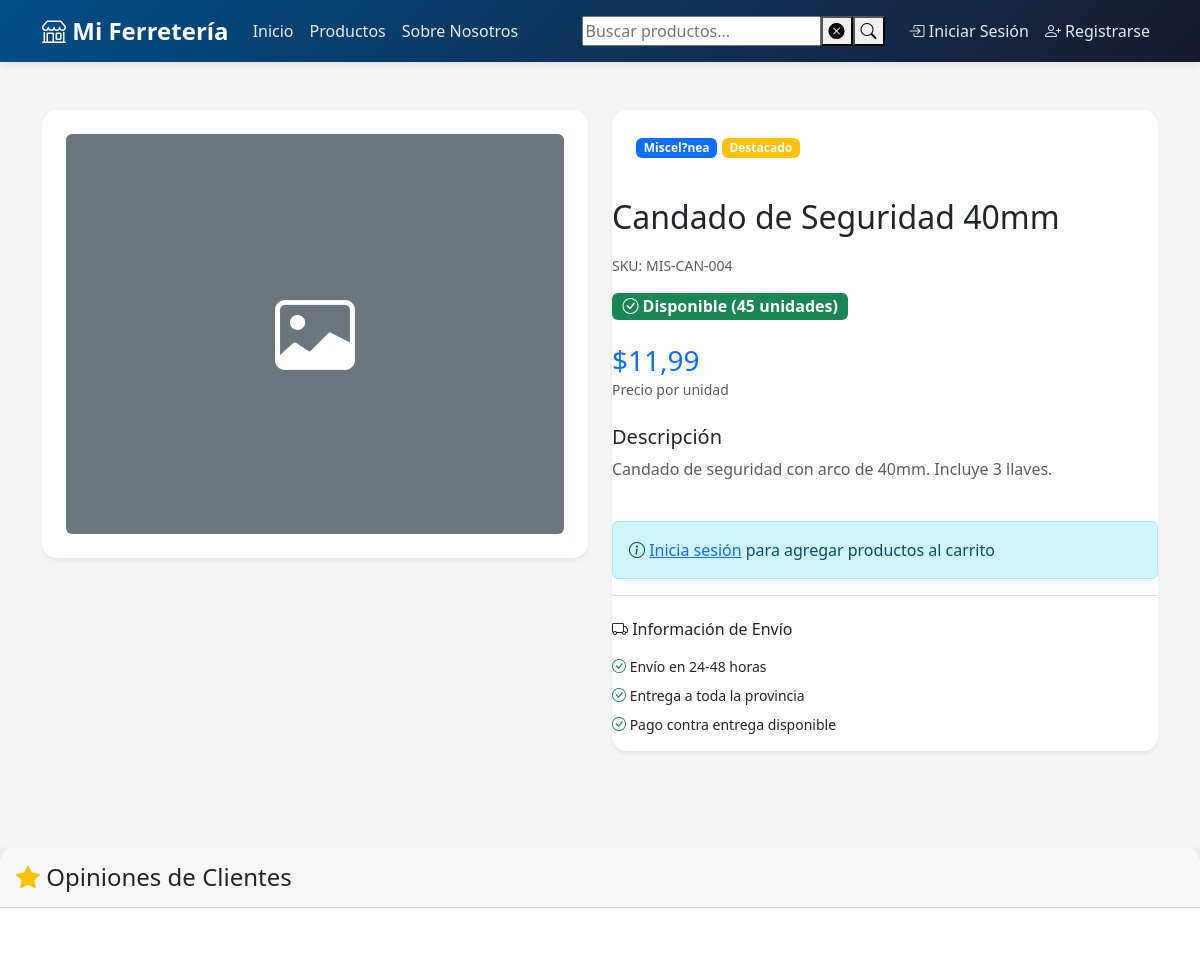
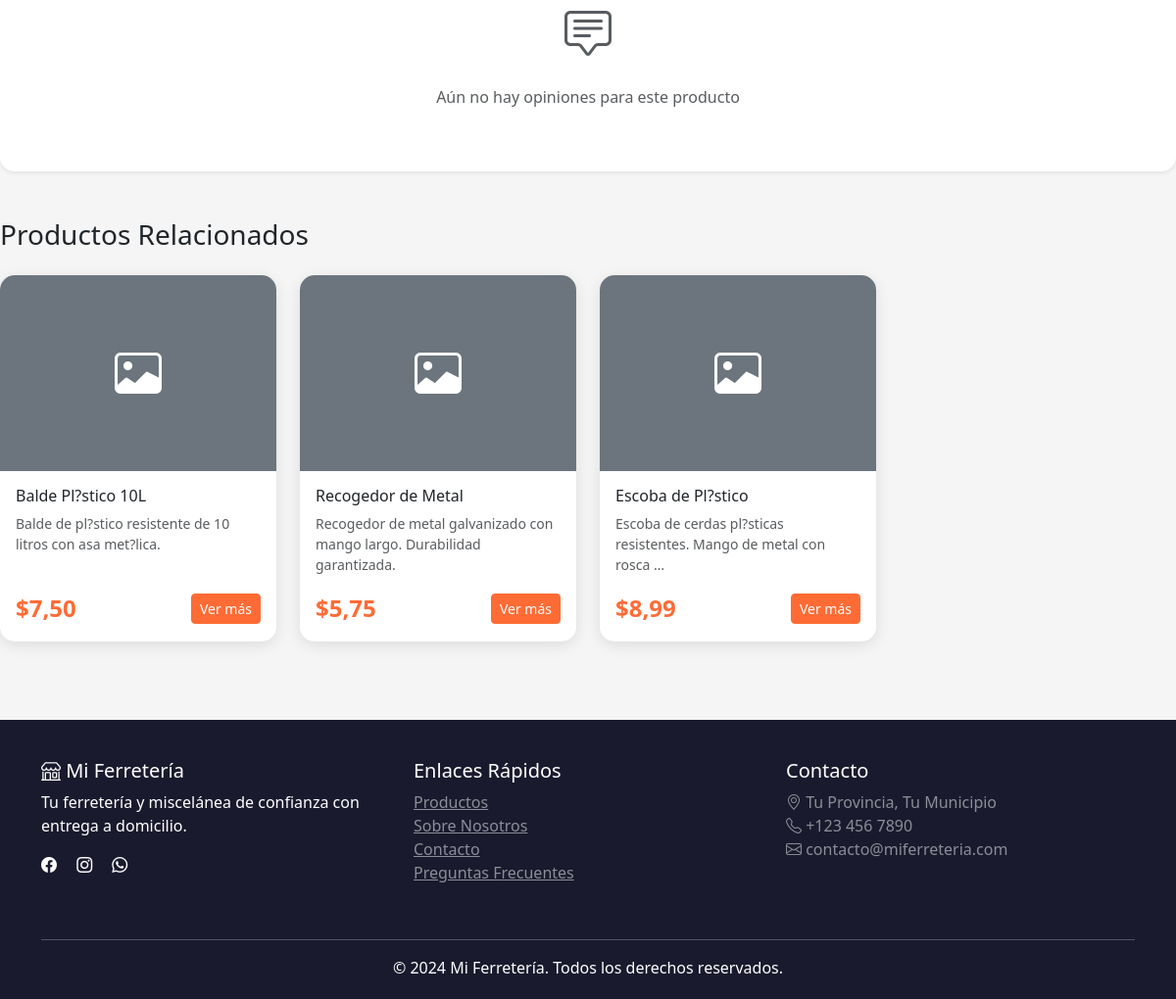
The page /producto/123/ on the database its author committed (2 pictures, top to bottom).
### shop/models.py (models this page shows, shortened)
class Product(models.Model):
    category = models.ForeignKey(
        Category,
        on_delete=models.CASCADE,
        related_name='products',
        verbose_name="Categoría",
        db_index=True  # ÍNDICE: Para búsquedas por categoría
    )
    name = models.CharField(max_length=200, verbose_name="Nombre", db_index=True)  # ÍNDICE: Para búsquedas
    description = models.TextField(verbose_name="Descripción")
    price = models.DecimalField(
        max_digits=10,
        decimal_places=2,
        validators=[MinValueValidator(Decimal('0.01'))],
        verbose_name="Precio",
        db_index=True  # ÍNDICE: Para ordenar por precio
    )
    stock = models.IntegerField(
        default=0,
        validators=[MinValueValidator(0)],
        verbose_name="Stock",
        db_index=True  # ÍNDICE: Para filtros de stock
    )
    image = models.ImageField(upload_to='products/', blank=True, null=True, verbose_name="Imagen")
    is_active = models.BooleanField(default=True, verbose_name="Activo", db_index=True)  # ÍNDICE: Filtro común
    featured = models.BooleanField(default=False, verbose_name="Destacado", db_index=True)  # ÍNDICE: Para featured
    sku = models.CharField(max_length=50, unique=True, verbose_name="SKU", db_index=True)  # ÍNDICE: Búsquedas por SKU
    created_at = models.DateTimeField(auto_now_add=True, db_index=True)  # ÍNDICE: Para ordenar
    updated_at = models.DateTimeField(auto_now=True)
    material = models.CharField(
        max_length=100,
        blank=True,
        verbose_name="Material",
        help_text="Ej: Acero galvanizado, Plástico ABS, Madera"
    )
    dimensiones = models.CharField(
        max_length=200,
        blank=True,
        verbose_name="Dimensiones",
        help_text="Ej: 10cm x 5cm x 2cm, Largo 50cm"
    )
    peso = models.DecimalField(
        max_digits=8,  # Permite hasta 999999.99 kg
        decimal_places=2,
        blank=True,
        null=True,
        verbose_name="Peso (kg)",
        help_text="Peso en kilogramos"
    )
    voltaje = models.CharField(
        max_length=50,
        blank=True,
        verbose_name="Voltaje",
        help_text="Ej: 110V, 220V, 12V DC"
    )
    potencia = models.CharField(
        max_length=50,
        blank=True,
        verbose_name="Potencia",
        help_text="Ej: 1500W, 2HP, 750W"
    )
    marca = models.CharField(
        max_length=100,
        blank=True,
        verbose_name="Marca",
        help_text="Fabricante o marca del producto"
    )
    garantia = models.CharField(
        max_length=100,
        blank=True,
        verbose_name="Garantía",
        help_text="Ej: 1 año, 6 meses, Sin garantía"
    )
    color = models.CharField(
        max_length=50,
        blank=True,
        verbose_name="Color",
        help_text="Color principal del producto"
    )
    uso_recomendado = models.TextField(
        blank=True,
        verbose_name="Uso Recomendado",
        help_text="Para qué se recomienda usar este producto"
    )
    class Meta:
        verbose_name = "Producto"
        verbose_name_plural = "Productos"
        ordering = ['-created_at']
        indexes = [
            models.Index(fields=['category', 'is_active', '-created_at']),
            models.Index(fields=['featured', 'is_active']),
            models.Index(fields=['is_active', 'stock']),
            models.Index(fields=['name', 'is_active']),
            models.Index(fields=['marca', 'is_active']),
        ]
    @property
    def in_stock(self):
        return self.stock > 0

class Category(models.Model):
    name = models.CharField(max_length=100, verbose_name="Nombre")
    description = models.TextField(blank=True, verbose_name="Descripción")
    slug = models.SlugField(unique=True, db_index=True)  # ÍNDICE: Para búsquedas por slug
    created_at = models.DateTimeField(auto_now_add=True, db_index=True)  # ÍNDICE: Para ordenar
    class Meta:
        verbose_name = "Categoría"
        verbose_name_plural = "Categorías"
        ordering = ['name']
        indexes = [
            models.Index(fields=['name']),
        ]

### shop/views/products.py (the view)
# urls.py: path('producto/<int:pk>/', views.product_detail, name='product_detail'),
def product_detail(request, pk):
    product = get_object_or_404(
        Product.objects.select_related('category'),
        pk=pk,
        is_active=True
    )
    related_products = Product.objects.filter(
        category=product.category,
        is_active=True
    ).exclude(
        pk=pk
    ).select_related('category')[:4]
    context = {
        'product': product,
        'related_products': related_products,
    }
    return render(request, 'shop/product_detail.html', context)

### shop/templates/shop/product_detail.html (shortened to what this page needs)
{% extends 'shop/base.html' %}
{% block content %}
<div class="container py-5">
    <div class="row">
        <div class="col-lg-6 mb-4">
            <div class="card shadow-sm">
                <div class="card-body p-4">
                    {% if product.image %}
                        <img src="{{ product.image.url }}" class="img-fluid rounded" alt="{{ product.name }}">
                    {% else %}
                        <div class="bg-secondary rounded d-flex align-items-center justify-content-center" style="height: 400px;">
                            <i class="bi bi-image text-white" style="font-size: 5rem;"></i>
                        </div>
                    {% endif %}
                </div>
            </div>
        </div>
        <div class="col-lg-6">
            <div class="card shadow-sm">
                <div class="card-body p-4">
                    <div class="mb-3">
                        <span class="badge bg-primary">{{ product.category.name }}</span>
                        {% if product.featured %}
                            <span class="badge bg-warning">Destacado</span>
                        {% endif %}
                    </div>
                    </div>
                    <h2 class="mb-3">{{ product.name }}</h2>
                    <div class="mb-3">
                        <small class="text-muted">SKU: {{ product.sku }}</small>
                    </div>
                    <div class="mb-4">
                        {% if product.stock == 0 %}
                            <span class="badge bg-danger fs-6">
                                <i class="bi bi-x-circle"></i> Agotado
                            </span>
                        {% elif product.stock < 10 %}
                            <span class="badge bg-warning fs-6">
                                <i class="bi bi-exclamation-triangle"></i> Últimas {{ product.stock }} unidades
                            </span>
                        {% else %}
                            <span class="badge bg-success fs-6">
                                <i class="bi bi-check-circle"></i> Disponible ({{ product.stock }} unidades)
                            </span>
                        {% endif %}
                    </div>
                    <div class="mb-4">
                        <h3 class="text-primary mb-0">${{ product.price }}</h3>
                        <small class="text-muted">Precio por unidad</small>
                    </div>
                    <div class="mb-4">
                        <h5>Descripción</h5>
                        <p class="text-muted">{{ product.description }}</p>
                    </div>
                    {% if product.in_stock and user.is_authenticated %}
                        <form id="addToCartForm" class="mb-4">
                            {% csrf_token %}
                            <div class="row align-items-end">
                                <div class="col-md-4 mb-3">
                                    <label for="quantity" class="form-label">Cantidad:</label>
                                    <input type="number"
                                        class="form-control form-control-lg"
                                        id="quantity"
                                        name="quantity"
                                        value="1"
                                        min="1"
                                        max="{{ product.stock }}">
                                </div>
                                <div class="col-md-8 mb-3">
                                    <button type="submit" class="btn btn-primary btn-lg w-100">
                                        <i class="bi bi-cart-plus"></i> Agregar al Carrito
                                    </button>
                                </div>
                            </div>
                        </form>
                    {% elif not product.in_stock %}
                        <div class="alert alert-warning">
                            <i class="bi bi-exclamation-triangle"></i>
                            Este producto no está disponible actualmente
                        </div>
                    {% else %}
                        <div class="alert alert-info">
                            <i class="bi bi-info-circle"></i>
                            <a href="{% url 'shop:login' %}?next={{ request.path }}">Inicia sesión</a> para agregar productos al carrito
                        </div>
                    {% endif %}
                    <div class="border-top pt-4">
                        <h6 class="mb-3"><i class="bi bi-truck"></i> Información de Envío</h6>
                        <ul class="list-unstyled small">
                            <li class="mb-2"><i class="bi bi-check-circle text-success"></i> Envío en 24-48 horas</li>
                            <li class="mb-2"><i class="bi bi-check-circle text-success"></i> Entrega a toda la provincia</li>
                            <li class="mb-2"><i class="bi bi-check-circle text-success"></i> Pago contra entrega disponible</li>
                        </ul>
                    </div>
                </div>
            </div>
        </div>
    </div>
    <div class="row mt-5" id="reviews-section">
        <div class="col-12">
            <div class="card shadow-sm">
                <div class="card-header py-3">
                    <div class="d-flex justify-content-between align-items-center">
                        <h4 class="mb-0">
                            <i class="bi bi-star-fill text-warning"></i>
                            Opiniones de Clientes
                        </h4>
                    </div>
                </div>
                <div class="card-body p-4">
                    {% if product.reviews.exists %}
                        {% for review in product.reviews.all|slice:":3" %}
                            <div class="review-card card mb-3">
                                <div class="card-body">
                                    <div class="d-flex justify-content-between align-items-start mb-2">
                                        <div>
                                            <div class="review-stars">
                                                {% for i in "12345" %}
                                                    {% if forloop.counter <= review.rating %}⭐{% endif %}
                                                {% endfor %}
                                            </div>
                                            <strong>{{ review.user.get_full_name|default:review.user.username }}</strong>
                                            {% if review.is_verified_purchase %}
                                                <span class="badge bg-success ms-2">
                                                    <i class="bi bi-check-circle"></i> Compra verificada
                                                </span>
                                            {% endif %}
                                        </div>
                                        <small class="text-muted">{{ review.created_at|date:"d/m/Y" }}</small>
                                    </div>
                                    {% if review.title %}
                                        <h6 class="mb-2">{{ review.title }}</h6>
                                    {% endif %}
                                    <p class="mb-2">{{ review.comment }}</p>
                                    <div class="d-flex gap-3">
                                        <button class="btn btn-sm btn-outline-secondary helpful-btn" data-review-id="{{ review.id }}">
                                            <i class="bi bi-hand-thumbs-up"></i> Útil ({{ review.helpful_count }})
                                        </button>
                                        {% if user == review.user %}
                                            <a href="{% url 'shop:edit_review' review.id %}" class="btn btn-sm btn-outline-primary">
                                                <i class="bi bi-pencil"></i> Editar
                                            </a>
                                        {% endif %}
                                    </div>
                                </div>
                            </div>
                        {% endfor %}
                        {% if product.reviews.count > 3 %}
                            <div class="text-center mt-3">
                                <a href="{% url 'shop:product_reviews' product.id %}" class="btn btn-outline-primary">
                                    Ver todas las opiniones ({{ product.reviews.count }})
                                </a>
                            </div>
                        {% endif %}
                    {% else %}
                        <div class="text-center py-4">
                            <i class="bi bi-chat-square-text text-muted" style="font-size: 3rem;"></i>
                            <p class="text-muted mt-3">Aún no hay opiniones para este producto</p>
                        </div>
                    {% endif %}
                </div>
            </div>
        </div>
    </div>
    {% if related_products %}
        <div class="mt-5">
            <h3 class="mb-4">Productos Relacionados</h3>
            <div class="row g-4">
                {% for related in related_products %}
                    <div class="col-lg-3 col-md-4 col-sm-6">
                        <div class="card h-100">
                            <div class="position-relative">
                                {% if related.image %}
                                    <img src="{{ related.image.url }}" class="card-img-top product-image" alt="{{ related.name }}">
                                {% else %}
                                    <div class="product-image bg-secondary d-flex align-items-center justify-content-center">
                                        <i class="bi bi-image text-white" style="font-size: 3rem;"></i>
                                    </div>
                                {% endif %}
                            </div>
                            <div class="card-body d-flex flex-column">
                                <h6 class="card-title">{{ related.name }}</h6>
                                <p class="card-text text-muted small flex-grow-1">
                                    {{ related.description|truncatewords:10 }}
                                </p>
                                <div class="d-flex justify-content-between align-items-center mt-auto">
                                    <span class="price-tag">${{ related.price }}</span>
                                    <a href="{% url 'shop:product_detail' related.pk %}" class="btn btn-sm btn-primary">
                                        Ver más
                                    </a>
                                </div>
                            </div>
                        </div>
                    </div>
                {% endfor %}
            </div>
        </div>
    {% endif %}
{% endblock %}

### shop/templates/shop/base.html (style rules this page uses)
:root { --primary-color: #ff6b35; --secondary-color: #004e89; --dark-color: #1a1a2e; --light-color: #f5f5f5; }
body { font-family: 'Segoe UI', Tahoma, Geneva, Verdana, sans-serif; background-color: var(--light-color); }
.btn-primary { background-color: var(--primary-color); border-color: var(--primary-color); transition: all 0.3s; }
.card { border: none; border-radius: 15px; box-shadow: 0 4px 15px rgba(0,0,0,0.1); transition: transform 0.3s, box-shadow 0.3s; }
.product-image { height: 200px; object-fit: cover; border-radius: 15px 15px 0 0; }
.price-tag { font-size: 1.5rem; font-weight: bold; color: var(--primary-color); }

### rows shown on the page
Product: category.name "Miscel?nea", name "Candado de Seguridad 40mm", sku "MIS-CAN-004", stock "45", price "11,99", description "Candado de seguridad con arco de 40mm. Incluye 3 llaves."
Product: name "Balde Pl?stico 10L", description "Balde de pl?stico resistente de 10 litros con asa met?lica.", price "7,50"
Product: name "Recogedor de Metal", description "Recogedor de metal galvanizado con mango largo. Durabilidad garantizada.", price "5,75"
Product: name "Escoba de Pl?stico", description "Escoba de cerdas pl?sticas resistentes. Mango de metal con rosca …", price "8,99"
